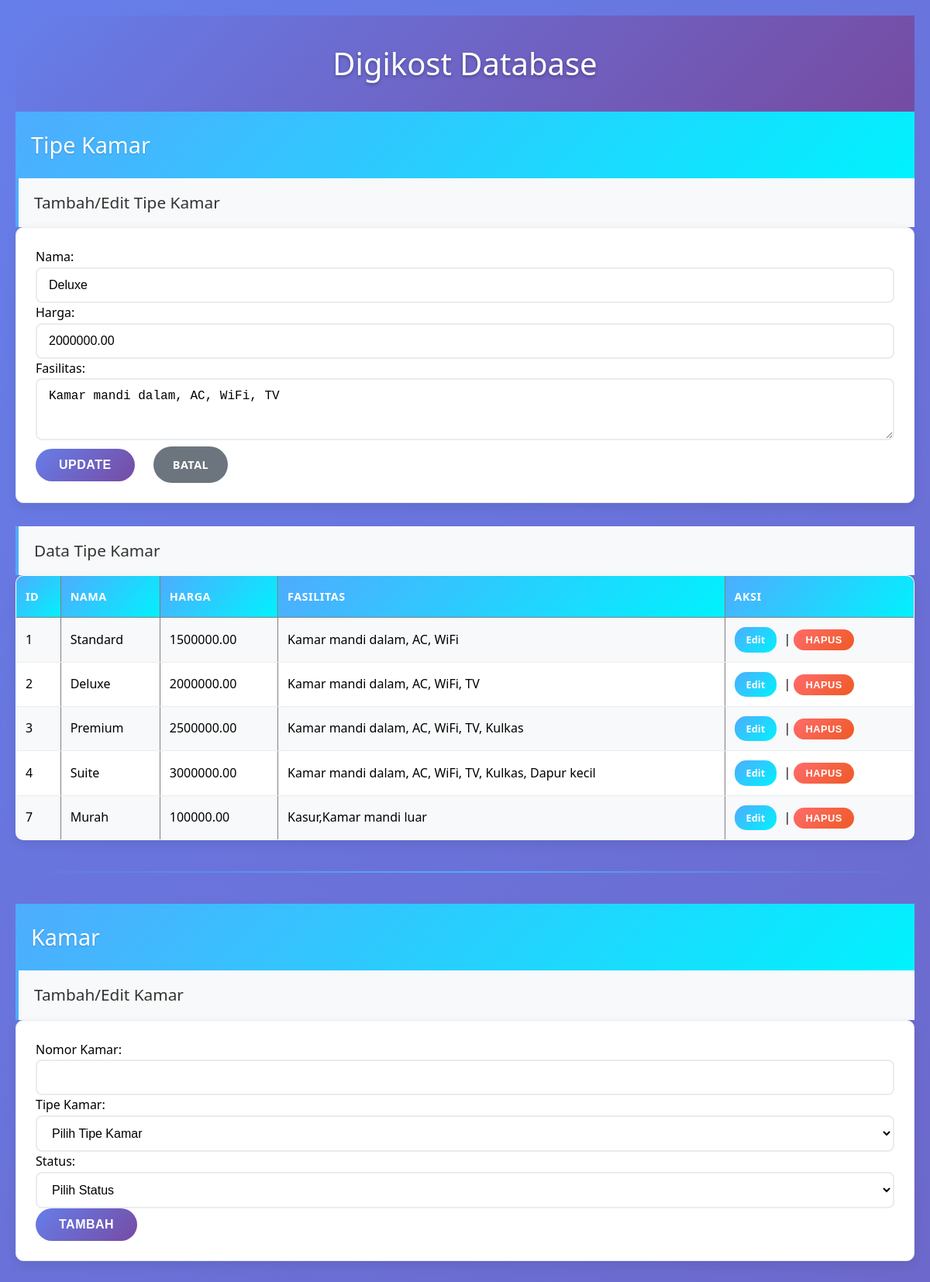
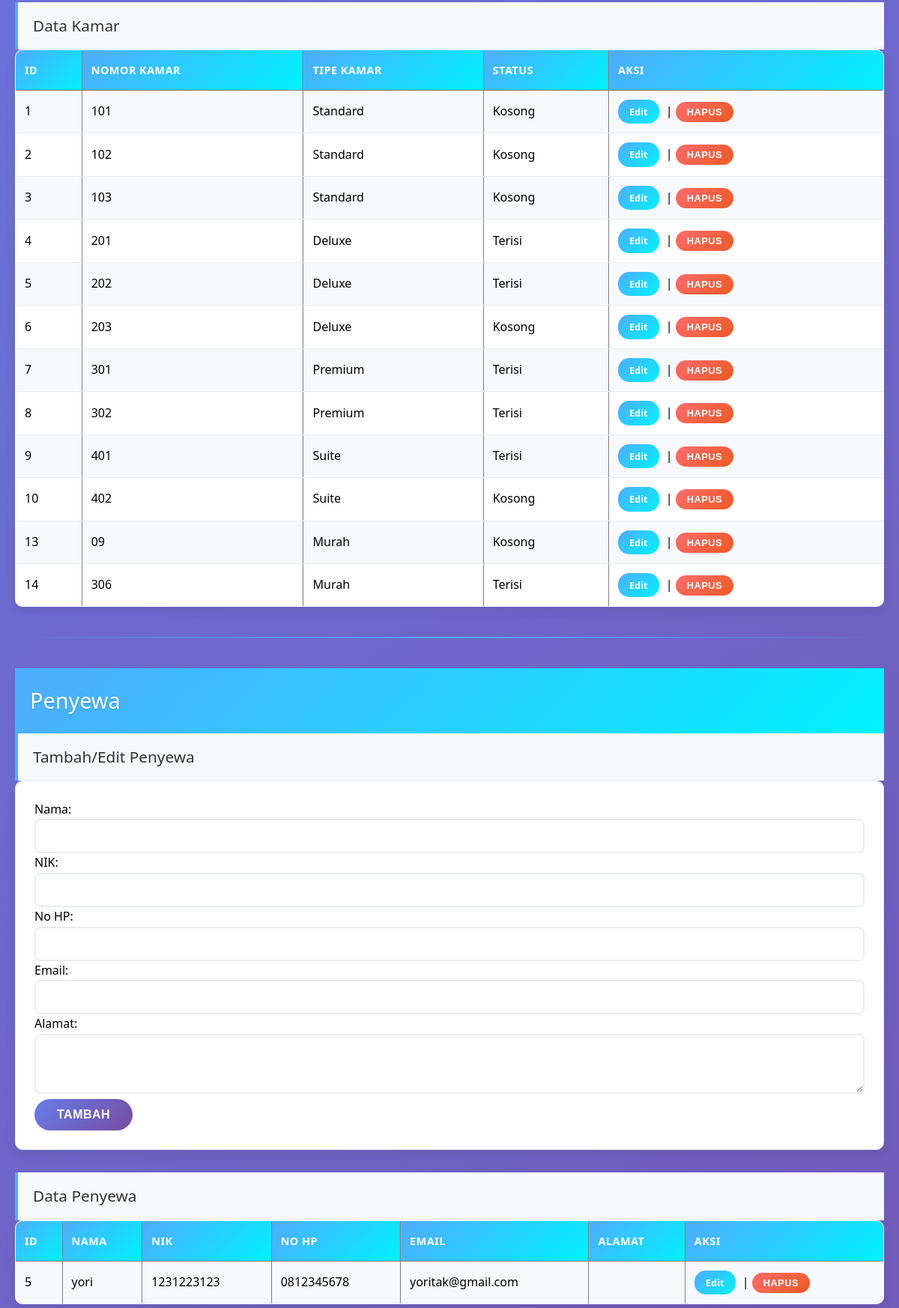
/?edit=1&table=tipe_kamar&id=2 (upper part), run on the app's committed database (2 pictures, top to bottom).
### tables this page shows
CREATE TABLE `tipe_kamar` (
  `id` int(11) NOT NULL,
  `nama` varchar(50) NOT NULL,
  `harga` decimal(12,2) NOT NULL,
  `fasilitas` text DEFAULT NULL,
  `created_at` timestamp NOT NULL DEFAULT current_timestamp(),
  `updated_at` timestamp NOT NULL DEFAULT current_timestamp() ON UPDATE current_timestamp()
);

CREATE TABLE `kamar` (
  `id` int(11) NOT NULL,
  `nomor_kamar` varchar(10) NOT NULL,
  `tipe_kamar_id` int(11) NOT NULL,
  `status` enum('Kosong','Terisi') DEFAULT 'Kosong',
  `created_at` timestamp NOT NULL DEFAULT current_timestamp(),
  `updated_at` timestamp NOT NULL DEFAULT current_timestamp() ON UPDATE current_timestamp()
);

CREATE TABLE `penyewa` (
  `id` int(11) NOT NULL,
  `nama` varchar(100) NOT NULL,
  `nik` varchar(16) DEFAULT NULL,
  `no_hp` varchar(15) DEFAULT NULL,
  `email` varchar(100) DEFAULT NULL,
  `alamat` text DEFAULT NULL,
  `created_at` timestamp NOT NULL DEFAULT current_timestamp(),
  `updated_at` timestamp NOT NULL DEFAULT current_timestamp() ON UPDATE current_timestamp()
);

### index.php (the view, shortened to what this page needs)
<?php
$con = mysqli_connect("localhost", "root", "", "digikos");
$edit_data = null;
if (isset($_GET['edit']) && isset($_GET['table']) && isset($_GET['id'])) {
    $table = $_GET['table'];
    $id = $_GET['id'];
    $result = mysqli_query($con, "SELECT * FROM $table WHERE id='$id'");
    $edit_data = mysqli_fetch_assoc($result);
}
?>
<!DOCTYPE html>
<html>
<head>
    <link rel="stylesheet" href="style.css">
</head>
<body>
    <h1>Digikost Database</h1>
    <h2>Tipe Kamar</h2>
    <h3>Tambah/Edit Tipe Kamar</h3>
    <form method="POST">
        Nama: <input type="text" name="nama" value="<?= ($edit_data && $_GET['table'] == 'tipe_kamar') ? $edit_data['nama'] : '' ?>" required><br>
        Harga: <input type="number" name="harga" value="<?= ($edit_data && $_GET['table'] == 'tipe_kamar') ? $edit_data['harga'] : '' ?>" required><br>
        Fasilitas: <textarea name="fasilitas"><?= ($edit_data && $_GET['table'] == 'tipe_kamar') ? $edit_data['fasilitas'] : '' ?></textarea><br>
        <input type="submit" value="<?= ($edit_data && $_GET['table'] == 'tipe_kamar') ? 'Update' : 'Tambah' ?>">
        <?php if ($edit_data && $_GET['table'] == 'tipe_kamar'): ?>
            <a href="?">Batal</a>
        <?php endif; ?>
    </form>
    <h3>Data Tipe Kamar</h3>
    <table border="1">
        <tr>
            <th>ID</th>
            <th>Nama</th>
            <th>Harga</th>
            <th>Fasilitas</th>
            <th>Aksi</th>
        </tr>
        <?php
        $result = mysqli_query($con, "SELECT * FROM tipe_kamar");
        while($row = mysqli_fetch_assoc($result)) {
            echo "<tr>";
            echo "<td>" . $row['id'] . "</td>";
            echo "<td>" . $row['nama'] . "</td>";
            echo "<td>" . $row['harga'] . "</td>";
            echo "<td>" . $row['fasilitas'] . "</td>";
            echo "<td>
                <a href='?edit=1&table=tipe_kamar&id=" . $row['id'] . "'>Edit</a> |
                <form method='POST' style='display:inline'>
                    <input type='hidden' name='action' value='delete'>
                    <input type='hidden' name='table' value='tipe_kamar'>
                    <input type='hidden' name='id' value='" . $row['id'] . "'>
                    <input type='submit' value='Hapus' onclick='return confirm(\"Yakin hapus?\")'>
                </form>
            </td>";
            echo "</tr>";
        }
        ?>
    </table>
    <hr>
    <h2>Kamar</h2>
    <h3>Tambah/Edit Kamar</h3>
    <form method="POST">
        Nomor Kamar: <input type="text" name="nomor_kamar" value="<?= ($edit_data && $_GET['table'] == 'kamar') ? $edit_data['nomor_kamar'] : '' ?>" required><br>
        Tipe Kamar:
        <select name="tipe_kamar_id" required>
            <option value="">Pilih Tipe Kamar</option>
        </select><br>
        Status:
        <select name="status" required>
            <option value="">Pilih Status</option>
        </select><br>
        <input type="submit" value="<?= ($edit_data && $_GET['table'] == 'kamar') ? 'Update' : 'Tambah' ?>">
    </form>
    <h3>Data Kamar</h3>
    <table border="1">
        <tr>
            <th>ID</th>
            <th>Nomor Kamar</th>
            <th>Tipe Kamar</th>
            <th>Status</th>
            <th>Aksi</th>
        </tr>
        <?php
        $result = mysqli_query($con, "SELECT k.*, tk.nama as tipe_nama FROM kamar k LEFT JOIN tipe_kamar tk ON k.tipe_kamar_id = tk.id");
        while($row = mysqli_fetch_assoc($result)) {
            echo "<tr>";
            echo "<td>" . $row['id'] . "</td>";
            echo "<td>" . $row['nomor_kamar'] . "</td>";
            echo "<td>" . $row['tipe_nama'] . "</td>";
            echo "<td>" . $row['status'] . "</td>";
            echo "<td>
                <a href='?edit=1&table=kamar&id=" . $row['id'] . "'>Edit</a> |
                <form method='POST' style='display:inline'>
                    <input type='hidden' name='action' value='delete'>
                    <input type='hidden' name='table' value='kamar'>
                    <input type='hidden' name='id' value='" . $row['id'] . "'>
                    <input type='submit' value='Hapus' onclick='return confirm(\"Yakin hapus?\")'>
                </form>
            </td>";
            echo "</tr>";
        }
        ?>
    </table>
    <hr>
    <h2>Penyewa</h2>
    <h3>Tambah/Edit Penyewa</h3>
    <form method="POST">
        Nama: <input type="text" name="nama" value="<?= ($edit_data && $_GET['table'] == 'penyewa') ? $edit_data['nama'] : '' ?>" required><br>
        NIK: <input type="text" name="nik" value="<?= ($edit_data && $_GET['table'] == 'penyewa') ? $edit_data['nik'] : '' ?>" required><br>
        No HP: <input type="text" name="no_hp" value="<?= ($edit_data && $_GET['table'] == 'penyewa') ? $edit_data['no_hp'] : '' ?>" required><br>
        Email: <input type="email" name="email" value="<?= ($edit_data && $_GET['table'] == 'penyewa') ? $edit_data['email'] : '' ?>" required><br>
        Alamat: <textarea name="alamat"><?= ($edit_data && $_GET['table'] == 'penyewa') ? $edit_data['alamat'] : '' ?></textarea><br>
        <input type="submit" value="<?= ($edit_data && $_GET['table'] == 'penyewa') ? 'Update' : 'Tambah' ?>">
    </form>
    <h3>Data Penyewa</h3>
    <table border="1">
        <tr>
            <th>ID</th>
            <th>Nama</th>
            <th>NIK</th>
            <th>No HP</th>
            <th>Email</th>
            <th>Alamat</th>
            <th>Aksi</th>
        </tr>
        <?php
        $result = mysqli_query($con, "SELECT * FROM penyewa");
        while($row = mysqli_fetch_assoc($result)) {
            echo "<tr>";
            echo "<td>" . $row['id'] . "</td>";
            echo "<td>" . $row['nama'] . "</td>";
            echo "<td>" . $row['nik'] . "</td>";
            echo "<td>" . $row['no_hp'] . "</td>";
            echo "<td>" . $row['email'] . "</td>";
            echo "<td>" . $row['alamat'] . "</td>";
            echo "<td>
                <a href='?edit=1&table=penyewa&id=" . $row['id'] . "'>Edit</a> |
                <form method='POST' style='display:inline'>
                    <input type='hidden' name='action' value='delete'>
                    <input type='hidden' name='table' value='penyewa'>
                    <input type='hidden' name='id' value='" . $row['id'] . "'>
                    <input type='submit' value='Hapus' onclick='return confirm(\"Yakin hapus?\")'>
                </form>
            </td>";
            echo "</tr>";
        }
        ?>
    </table>
</body>
</html>

### style.css (style rules this page uses)
* { margin: 0; padding: 0; box-sizing: border-box; }
body { font-family: 'Segoe UI', Tahoma, Geneva, Verdana, sans-serif; background: linear-gradient(135deg, #667eea 0%, #764ba2 100%); min-height: 100vh; padding: 20px; line-height: 1.6; }
h1 { background: linear-gradient(135deg, #667eea 0%, #764ba2 100%); color: white; text-align: center; padding: 30px; margin: 0; font-size: 2.5rem; font-weight: 300; text-shadow: 0 2px 4px rgba(0, 0, 0, 0.3); }
h2 { background: linear-gradient(135deg, #4facfe 0%, #00f2fe 100%); color: white; padding: 20px; margin: 30px 0 0 0; font-size: 1.8rem; font-weight: 400; text-shadow: 0 1px 2px rgba(0, 0, 0, 0.2); }
h2:first-of-type { margin-top: 0; }
h3 { color: #333; padding: 15px 20px; margin: 0; font-size: 1.3rem; font-weight: 500; background: #f8f9fa; border-left: 4px solid #4facfe; }
form { background: white; padding: 25px; margin-bottom: 30px; border-radius: 10px; box-shadow: 0 5px 15px rgba(0, 0, 0, 0.08); border: 1px solid #e9ecef; }
input[type="text"], input[type="email"], input[type="number"], input[type="date"], select, textarea { width: 100%; padding: 12px 15px; border: 2px solid #e9ecef; border-radius: 8px; font-size: 1rem; transition: all 0.3s ease; background: #fff; }
textarea { resize: vertical; min-height: 80px; }
input[type="submit"] { background: linear-gradient(135deg, #667eea 0%, #764ba2 100%); color: white; padding: 12px 30px; border: none; border-radius: 25px; cursor: pointer; font-size: 1rem; font-weight: 600; transition: all 0.3s ease; text-transform: uppercase; letter-spacing: 0.5px; margin-right: 10px; }
a { color: #4facfe; text-decoration: none; font-weight: 600; transition: all 0.3s ease; }
form a { background: #6c757d; color: white; padding: 12px 25px; border-radius: 25px; text-decoration: none; display: inline-block; margin-left: 10px; font-size: 0.9rem; text-transform: uppercase; letter-spacing: 0.5px; transition: all 0.3s ease; }
table { width: 100%; border-collapse: collapse; background: white; border-radius: 10px; overflow: hidden; box-shadow: 0 5px 15px rgba(0, 0, 0, 0.08); margin-bottom: 30px; }
th { background: linear-gradient(135deg, #4facfe 0%, #00f2fe 100%); color: white; padding: 15px 12px; text-align: left; font-weight: 600; font-size: 0.9rem; text-transform: uppercase; letter-spacing: 0.5px; }
td { padding: 12px; border-bottom: 1px solid #e9ecef; vertical-align: middle; }
tr:nth-child(even) { background: #f8f9fa; }
td form { display: inline-block; margin: 0; padding: 0; background: none; box-shadow: none; border: none; }
td input[type="submit"] { background: linear-gradient(135deg, #ff6b6b, #ee5a24); padding: 6px 15px; font-size: 0.8rem; margin: 0; border-radius: 15px; }
td a { background: linear-gradient(135deg, #4facfe 0%, #00f2fe 100%); color: white; padding: 6px 15px; border-radius: 15px; text-decoration: none; font-size: 0.8rem; font-weight: 600; display: inline-block; margin-right: 5px; transition: all 0.3s ease; }
hr { border: none; height: 2px; background: linear-gradient(90deg, transparent, #4facfe, transparent); margin: 40px 0; }
form { animation: fadeIn 0.4s ease-out; }
table { animation: fadeIn 0.5s ease-out; }

### data on the page
tipe_kamar: nama "Deluxe", harga "2000000.00", fasilitas "Kamar mandi dalam, AC, WiFi, TV", id "2"
tipe_kamar: id "1", nama "Standard", harga "1500000.00", fasilitas "Kamar mandi dalam, AC, WiFi"
tipe_kamar: id "3", nama "Premium", harga "2500000.00", fasilitas "Kamar mandi dalam, AC, WiFi, TV, Kulkas"
tipe_kamar: id "4", nama "Suite", harga "3000000.00", fasilitas "Kamar mandi dalam, AC, WiFi, TV, Kulkas, Dapur kecil"
tipe_kamar: id "7", nama "Murah", harga "100000.00", fasilitas "Kasur,Kamar mandi luar"
kamar: id "1", nomor_kamar "101", tipe_kamar.nama "Standard", status "Kosong"
kamar: id "2", nomor_kamar "102", tipe_kamar.nama "Standard", status "Kosong"
kamar: id "3", nomor_kamar "103", tipe_kamar.nama "Standard", status "Kosong"
kamar: id "4", nomor_kamar "201", tipe_kamar.nama "Deluxe", status "Terisi"
kamar: id "5", nomor_kamar "202", tipe_kamar.nama "Deluxe", status "Terisi"
kamar: id "6", nomor_kamar "203", tipe_kamar.nama "Deluxe", status "Kosong"
kamar: id "7", nomor_kamar "301", tipe_kamar.nama "Premium", status "Terisi"
kamar: id "8", nomor_kamar "302", tipe_kamar.nama "Premium", status "Terisi"
kamar: id "9", nomor_kamar "401", tipe_kamar.nama "Suite", status "Terisi"
kamar: id "10", nomor_kamar "402", tipe_kamar.nama "Suite", status "Kosong"
kamar: id "13", nomor_kamar "09", tipe_kamar.nama "Murah", status "Kosong"
kamar: id "14", nomor_kamar "306", tipe_kamar.nama "Murah", status "Terisi"
penyewa: id "5", nama "yori", nik "1231223123", no_hp "0812345678", email "yoritak@gmail.com"
